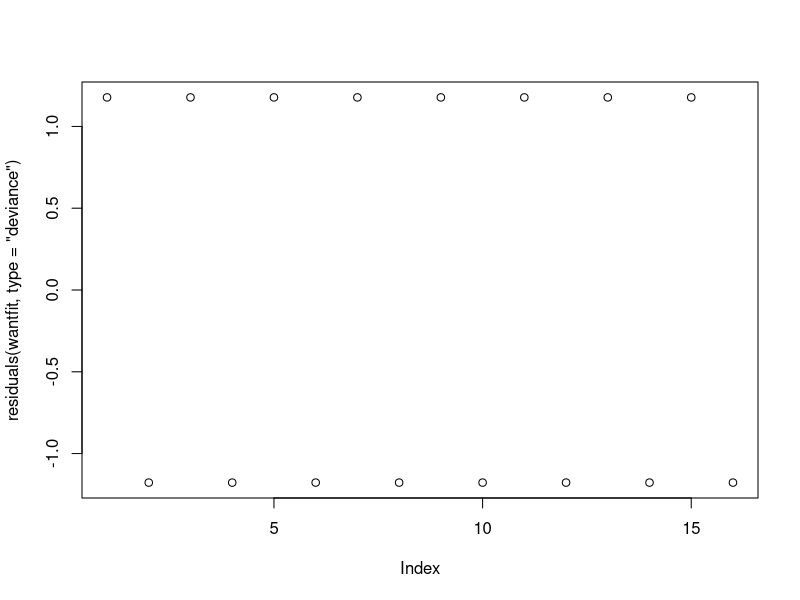
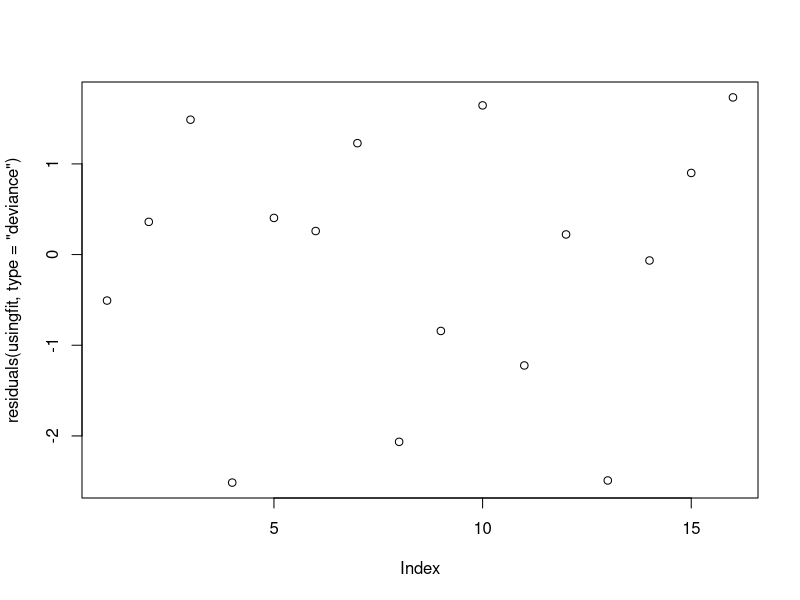
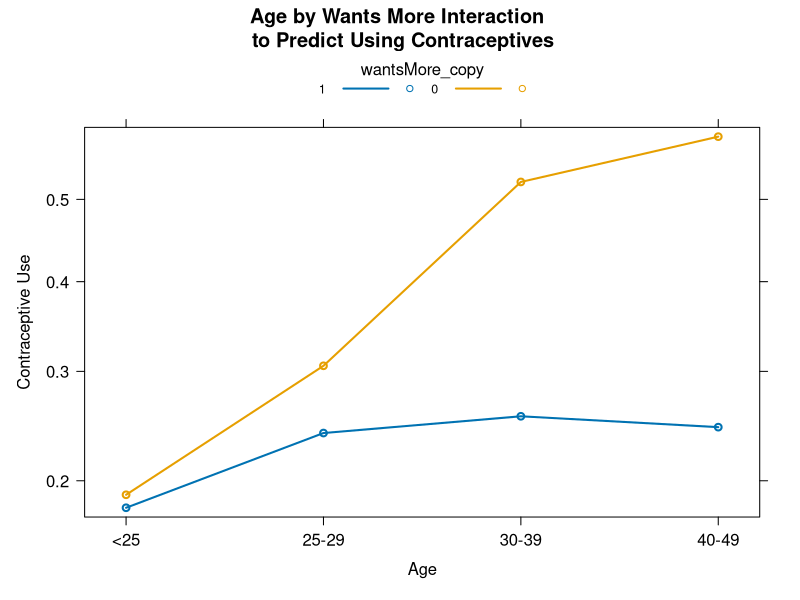
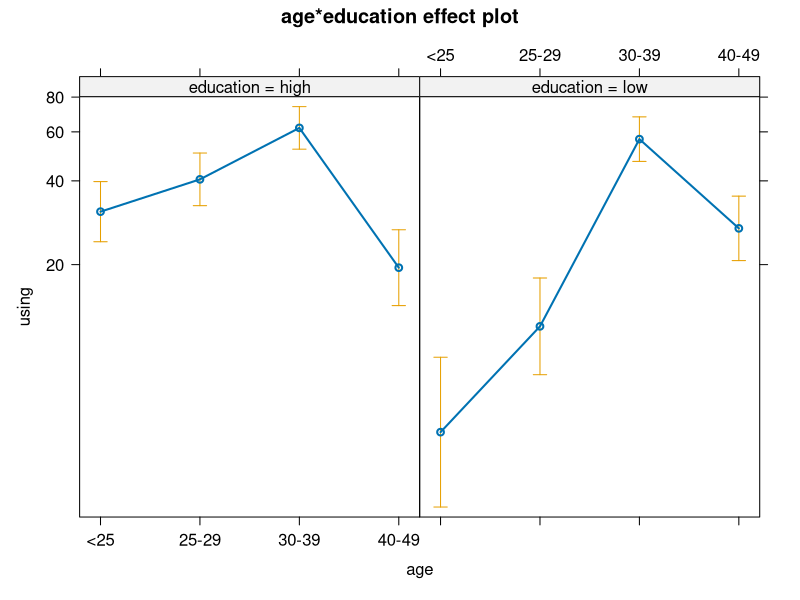
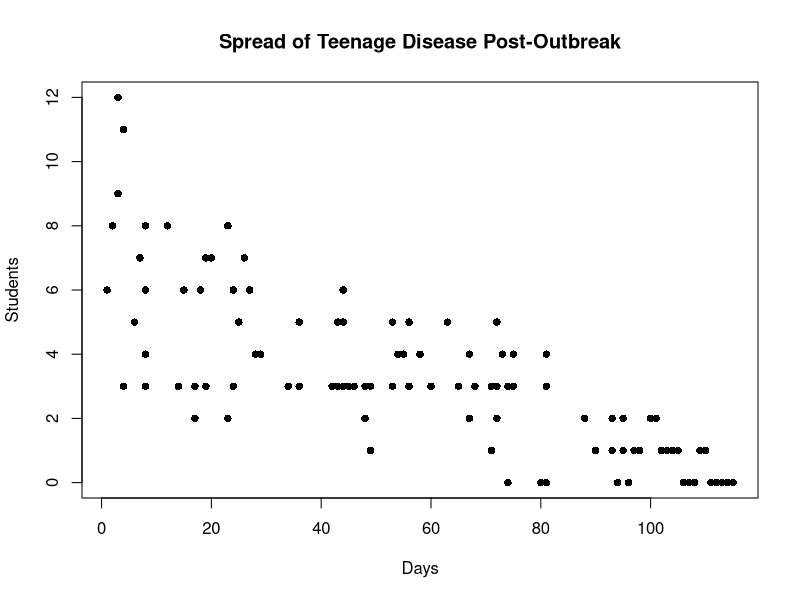

These charts were generated, in order, by the following R code:
#B. Poisson regression 

# Set working directory
cuse <- read.csv("Contraceptive.csv", header = TRUE, sep=",")

# Inspect the data
# distribution of 1607 currently married and fecund women interviewed 
# in the Fiji Fertility Survey, according to age, education, 
# desire for more children and current use of contraception.

head(cuse)
table(cuse$age)

cuse$want <- ifelse(cuse$wantsMore == "yes", 1, 0)
wantfit <- glm(want ~ age + education, data = cuse, family=binomial()) 
summary(wantfit)

exp(coef(wantfit))
confint(wantfit)
exp(confint(wantfit))

predict(wantfit, type="response")
residuals(wantfit, type="deviance")
plot(residuals(wantfit, type="deviance"))


# New Response
cuse$wantsMore_copy <- NA
cuse$wantsMore_copy <- cuse$wantsMore
cuse$wantsMore_copy <- ifelse(cuse$wantsMore_copy == "yes", 1, 0)
usingfit <- glm(cbind(using, notUsing) ~ age + education + wantsMore_copy,
                data=cuse, family=binomial()) 
summary(usingfit)
confint(usingfit)

# Interpretation:
# For each unit change in [insert predictor variable], the 
# log odds of [achieving the outcome of interest] increases by 
# [coefficient].

# Interpretation:
# For each unit ["increase" if OR is positive/
# "decrease" if OR is negative], 
# the odds of [achieving the outcome of interest vs. not] 
# increases/decreases by a factor of [that predictor variable's OR].

exp(coef(usingfit))
exp(confint(usingfit)) 
predict(usingfit, type="response") 
residuals(usingfit, type="deviance")
plot(residuals(usingfit, type="deviance")) 

Intusingfit <- glm(cbind(using, notUsing) ~ age*education,data=cuse,family=binomial()) 
summary(Intusingfit) 
confint(Intusingfit)
exp(coef(Intusingfit))
exp(confint(Intusingfit)) 

predict(Intusingfit, type="response")
residuals(Intusingfit, type="deviance")

anova(Intusingfit, test="Chisq") 

AgeWantfit <- glm(cbind(using,notUsing)~
                    age*wantsMore_copy,data=cuse,
                  family=binomial())
summary(AgeWantfit)

library(effects)
plot(effect("age:wantsMore_copy",
            AgeWantfit,
            xlevels = list(age=4, wantsMore_copy=c(1,0))),
     rug=F,
     multiline=T,
     main="Age by Wants More Interaction \n to Predict Using Contraceptives",
     ylab="Contraceptive Use",
     xlab="Age")

# Interpretation: 
# We see that, in general across both groups, the older women are, the more likely they are to use contraceptives. 
# However, we see an Group by Age interaction. 
# The slope is much steeper for women who DON'T want more kids: 
# they are markedly more likely to use contraceptives than 
# women who DO want more kids above. 
# Women who DO want more kids experience less of an impact of age 
# on their contraceptive use than do women who DON'T want more kids.


######################################################################
wantfit <- glm(using ~ age + education, data = cuse, family=poisson()) 
summary(wantfit)

wantfit <- glm(using ~ age * education, data = cuse, family=poisson()) 
summary(wantfit)

beta0hat <- summary(wantfit)$coef[1,1]
beta11hat <- summary(wantfit)$coef[2,1]
beta12hat <- summary(wantfit)$coef[3,1]
beta13hat <- summary(wantfit)$coef[4,1]
beta2hat <- summary(wantfit)$coef[5,1]

effCoef(wantfit)
print(c(beta0hat, beta11hat, beta12hat, beta13hat, beta2hat))
library(effects)
plot(allEffects(wantfit))
exp(confint(wantfit))

# Inspect the data
# The data set consists of counts of high school students 
# diagnosed with an infectious disease within a period of days 
# from an initial outbreak.

cases <- structure(list(Days = c(1L, 2L, 3L, 3L, 4L, 4L, 4L, 6L, 7L, 8L, 
                          8L, 8L, 8L, 12L, 14L, 15L, 17L, 17L, 17L, 18L, 19L, 19L, 20L, 
                          23L, 23L, 23L, 24L, 24L, 25L, 26L, 27L, 28L, 29L, 34L, 36L, 36L, 
                          42L, 42L, 43L, 43L, 44L, 44L, 44L, 44L, 45L, 46L, 48L, 48L, 49L, 
                          49L, 53L, 53L, 53L, 54L, 55L, 56L, 56L, 58L, 60L, 63L, 65L, 67L, 
                          67L, 68L, 71L, 71L, 72L, 72L, 72L, 73L, 74L, 74L, 74L, 75L, 75L, 
                          80L, 81L, 81L, 81L, 81L, 88L, 88L, 90L, 93L, 93L, 94L, 95L, 95L, 
                          95L, 96L, 96L, 97L, 98L, 100L, 101L, 102L, 103L, 104L, 105L, 
                          106L, 107L, 108L, 109L, 110L, 111L, 112L, 113L, 114L, 115L), 
                 Students = c(6L, 8L, 12L, 9L, 3L, 3L, 11L, 5L, 7L, 3L, 8L, 
                              4L, 6L, 8L, 3L, 6L, 3L, 2L, 2L, 6L, 3L, 7L, 7L, 2L, 2L, 8L, 
                              3L, 6L, 5L, 7L, 6L, 4L, 4L, 3L, 3L, 5L, 3L, 3L, 3L, 5L, 3L, 
                              5L, 6L, 3L, 3L, 3L, 3L, 2L, 3L, 1L, 3L, 3L, 5L, 4L, 4L, 3L, 
                              5L, 4L, 3L, 5L, 3L, 4L, 2L, 3L, 3L, 1L, 3L, 2L, 5L, 4L, 3L, 
                              0L, 3L, 3L, 4L, 0L, 3L, 3L, 4L, 0L, 2L, 2L, 1L, 1L, 2L, 0L, 
                              2L, 1L, 1L, 0L, 0L, 1L, 1L, 2L, 2L, 1L, 1L, 1L, 1L, 0L, 0L, 
                              0L, 1L, 1L, 0L, 0L, 0L, 0L, 0L)), .Names = c("Days", "Students"
                              ), class = "data.frame", row.names = c(NA, -109L))

attach(cases)
plot(Days, Students, xlab = "Days", ylab = "Students", pch = 16)
title(main = "Spread of Teenage Disease Post-Outbreak", sub = NULL,
      line = NA, outer = FALSE) 

# Fit the model
PoissonModel <- glm(Students ~ Days, family = poisson)
summary(PoissonModel)
exp(coef(PoissonModel))
exp(confint(PoissonModel))

# Interpretation:The expected log count for each unit 
# increase/decrease (depending on the sign of the coefficient) 
# in [outcome variable] given [predictor variable] is [coefficient].
